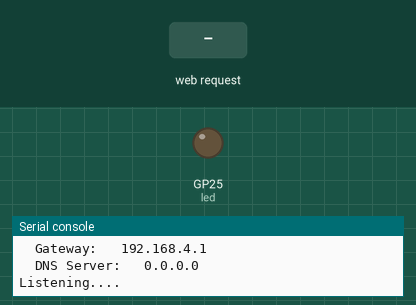
Recording of a program running on a simulated Raspberry Pi Pico running MicroPython. Parts: output pins drawn as LEDs (lit = HIGH), the last lines printed to the serial console. The inputs (shaded band) are chosen by the test bench. The board's own WiFi access point starts at once.

Above: at 1.2 s.
1.3 s: HTTP request GET /ledon received
At 2.2 s:
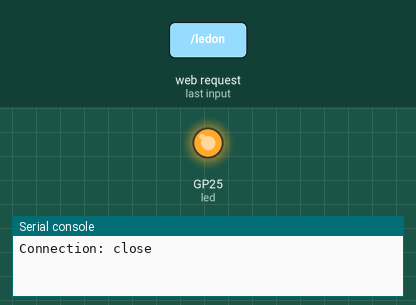
2.8 s: HTTP request GET /ledoff received
At 3.4 s:
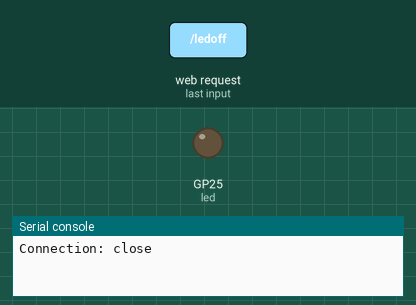
Timing chart, 0 to 5.8 s (numbered marks = the images above; inputs shaded):
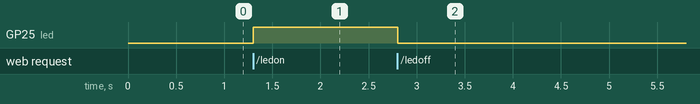

Measured:
- after the input at 1.3 s, GP25 (led): LOW → HIGH at once
- after the input at 2.8 s, GP25 (led): HIGH → LOW at once

The program:

main.py
```python
"""
LED Controller Interface

This module creates a simple HTTP server on the Raspberry Pi Pico W so
that a user can control the on-board LED from a webpage.

Author: Sam Rogers

Created: 22/05/2023

Requires: Raspberry Pi Pico W with Micropython
"""
import network
import socket
import time
from machine import Pin

__author__ = "Sam Rogers"
__version__ = "1.0"

# Default parameters for the Wi-Fi access point
AP = {
    "ssid": "Systematic",
    "pwd": "systemic"
}


def create_access_point(ssid, pwd):
    """
    Create a visible access point, using the given ssid and password,
    for other devices to connect to.

    :param ssid: the ssid of the access point
    :param pwd: the password to connect to the access point
    """
    # Configure device to act as a Wi-Fi access point
    ap = network.WLAN(network.AP_IF)
    ap.config(essid=ssid, password=pwd)
    ap.active(True)

    # Wait for access point to go active
    wait_time = 0
    while not ap.active():
        print("Waiting for activation...", wait_time)
        wait_time += 1
        time.sleep(1)

    # Access point is now available
    status = ap.ifconfig()
    print("Wi-Fi Active!")
    print("  IP Address:\t", status[0])
    print("  Subnet Mask:\t", status[1])
    print("  Gateway:\t", status[2])
    print("  DNS Server:\t", status[3])


def led_control_server():
    """
    Creates a simple HTTP server for controlling the on-board LED.
    """
    # Listen for connections on port 80 (HTTP Server Port)
    addr = socket.getaddrinfo('0.0.0.0', 80)[0][-1]
    sock = socket.socket()
    sock.setsockopt(socket.SOL_SOCKET, socket.SO_REUSEADDR, 1)
    sock.bind(addr)
    sock.listen(1)
    print("Listening....")

    # LED starts in OFF state
    led = Pin("LED", Pin.OUT)
    led.off()
    led_state = False

    # Listen for connections, respond to client requests
    while True:
        try:
            # Accept client connections and print requests to console.
            cl, addr = sock.accept()
            print("Client connected from: ", addr)
            request = cl.recv(1024).decode("utf-8")
            print(request)

            # Request processing
            request_url = request.split()[1]
            if request_url == "/ledon":
                # User turns LED on
                led_state = True
                led.on()
                cl.send("The LED is ON")
            elif request_url == "/ledoff":
                # User turns LED off
                led_state = False
                led.off()
                cl.send("The LED is OFF")
            elif request_url == "/favicon.ico":
                # Returns image requests for browser tab icon
                cl.send("HTTP/1.1 200 OK\r\nContent-type: image/png\r\n\r\n")
                with open("led.png", "rb") as file:
                    while True:
                        data = file.read(1024)
                        if not data:
                            break;
                        cl.sendall(data)
            else:
                # Homepage
                with open("index.html") as file:
                    html = file.read()
                html = html.replace("**ledState**",
                                    "ON" if led_state else "OFF")
                cl.send(html)
            cl.close()
        except OSError as e:
            # Client loses connection to server.
            cl.close()
            print('Connection Closed')


def main():
    create_access_point(AP["ssid"], AP["pwd"])
    led_control_server()


if __name__ == '__main__':
    main()
```
